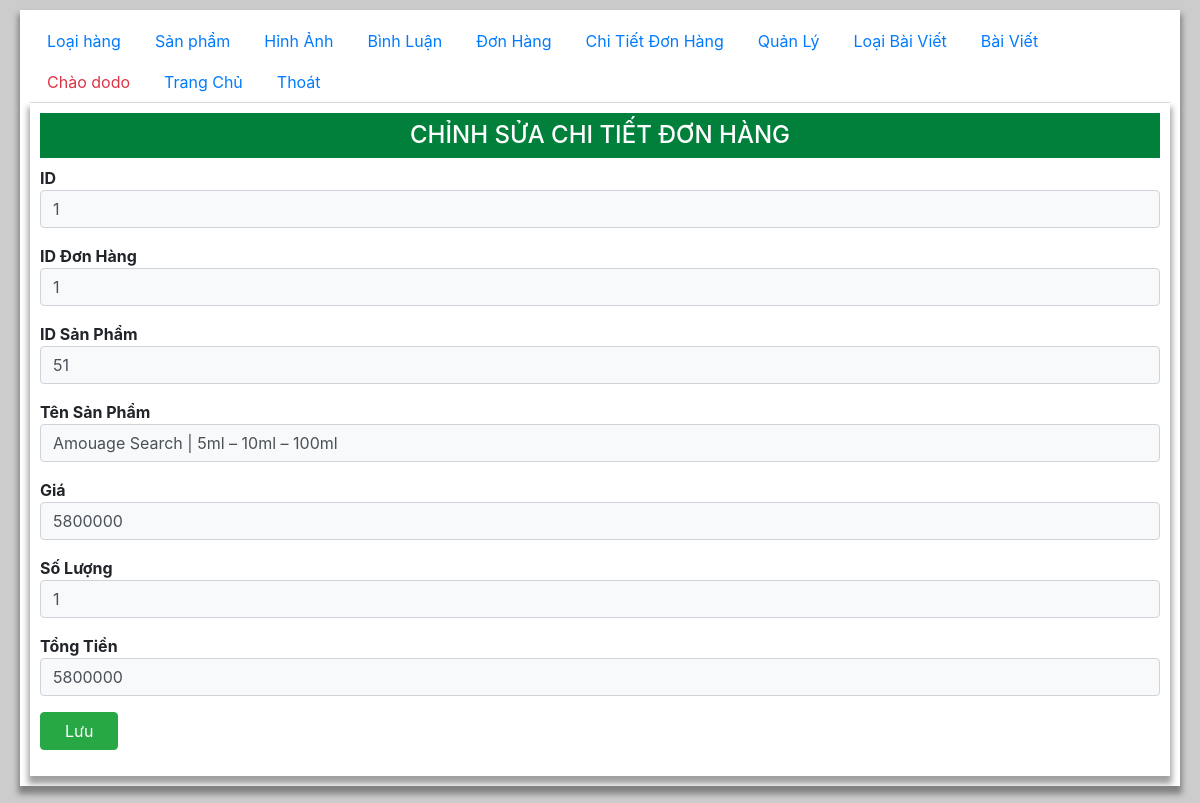
The page /admin/order_details-add.php?id=1 (signed in) on the database its author committed.
### tables this page shows
CREATE TABLE `order_details` (
  `id` int(11) NOT NULL,
  `id_order` int(11) NOT NULL,
  `id_prod` int(11) NOT NULL,
  `name_prod` varchar(255) NOT NULL,
  `price` int(11) NOT NULL,
  `quantity` int(11) NOT NULL,
  `total_money` int(11) NOT NULL
);

### admin/order_details-add.php (the view, shortened to what this page needs)
<html>
<head>
   <link href='https://unpkg.com/boxicons@2.0.9/css/boxicons.min.css' rel='stylesheet'>
   <link rel="stylesheet" href="https://maxcdn.bootstrapcdn.com/bootstrap/4.4.1/css/bootstrap.min.css">
   <link rel="stylesheet" href="./main.css">
</head>
<body>
   <div class="container">
   <?php require_once "admin-menu.php";?>
   <div class="tab-content">
      <div class="tab-pane active" id="">
      <?php
        require '../model/conn.php';
        $h2="THÊM MỚI CHI TIẾT ĐƠN HÀNG";
        $id=$_GET['id']??"";
        if($id!=""){
            $h2="CHỈNH SỬA CHI TIẾT ĐƠN HÀNG";
            $stmt = $conn ->prepare("SELECT * FROM order_details");
            $stmt -> execute();
            $order_details = $stmt->fetch();
        }
      ?>
      <div class="container col-8 m-auto">
      <h2 class="py-2 text-center h4 "><?= $h2 ?></h2>
      <form action="" method="post" enctype="multipart/form-data">
            <div class="mb-3">
                <label for="">ID</label>
                <input type="text" name="id" value="<?= $order_details[0]??"" ?>" disabled class="form-control bg-light" >
            </div>
            <div class="mb-3">
                <label for="">ID Đơn Hàng</label>
                <input type="text" name="id_order" value="<?= $order_details[1]??""?>" class="form-control bg-light" >
            </div>
            <div class="mb-3">
                <label for="">ID Sản Phẩm</label>
                <input type="text" name="id_prod" value="<?= $order_details[2]??"" ?>" required class="form-control bg-light" >
            </div>
            <div class="mb-3">
                <label for="">Tên Sản Phẩm</label>
                <input type="text" name="name_prod" value="<?= $order_details[3]??"" ?>" required class="form-control bg-light" >
            </div>
            <div class="mb-3">
                <label for="">Giá</label>
                <input type="text" name="price" value="<?= $order_details[4]??"" ?>" required class="form-control bg-light" >
            </div>
            <div class="mb-3">
                <label for="img">Số Lượng</label>
                <input type="text" name="quantity" value="<?= $order_details[5]??""?>" required class="form-control bg-light" >
            </div>
            <div class="mb-3">
                <label for="img">Tổng Tiền</label>
                <input type="text" value="<?= $order_details[6]??""?>" disabled class="form-control bg-light" >
            </div>
            <button class="btn btn-success px-4" name="submit">Lưu</button>
      </form>
      </div>
      </div>
   </div>
   </div>
</body>
</html>

### admin/main.css (style rules this page uses)
body { width: 100%; min-height:100vh; background: #ccc; padding-left: 20px; padding-right: 20px; }
.container { margin: auto; margin-top: 10px; width: 100%; padding: 10px; overflow: hidden; background: #fff; box-shadow: 0 6px 6px 2px rgba(0, 0, 0, 0.372) ; }
.container h2 { background: rgb(0, 128, 58); color: #fff; }
label { min-width: 120px; font-weight: 700; margin: 0; }
button { border: 1px double #333; border-radius: 3px; outline: none; }
@media (min-width: 1200px) { .container, .container-lg, .container-md, .container-sm, .container-xl { max-width: 100%; } }
@media (min-width: 992px) { .container, .container-lg, .container-md, .container-sm { max-width: 100%; } }
@media (min-width: 768px) { .container, .container-md, .container-sm { max-width: 100%; } }
@media (min-width: 576px) { .container, .container-sm { max-width: 100%; } }

### rows shown on the page
order_details: id "1", id_order "1", id_prod "51", name_prod "Amouage Search | 5ml – 10ml – 100ml", price "5800000", quantity "1", total_money "5800000"

### other values the page prints
$_COOKIE['usr'] "dodo"
$h2 "CHỈNH SỬA CHI TIẾT ĐƠN HÀNG"
